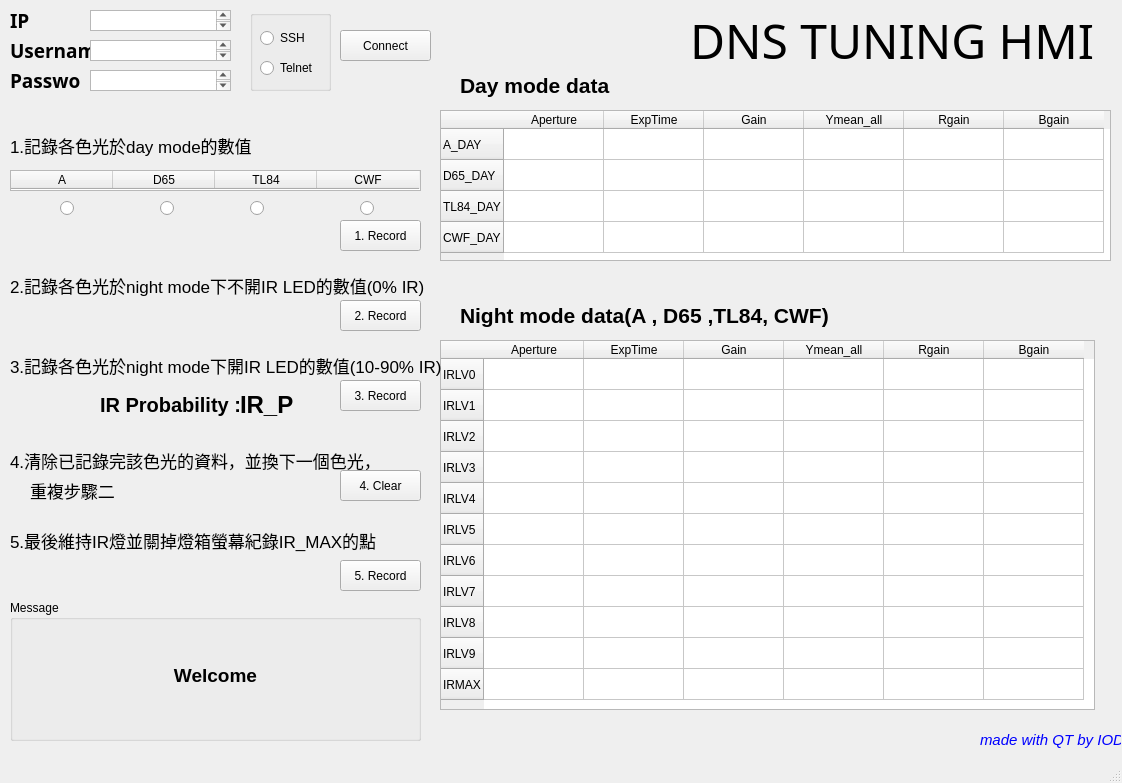
<?xml version="1.0" encoding="UTF-8"?>
<ui version="4.0">
 <class>MainWindow</class>
 <widget class="QMainWindow" name="MainWindow">
  <property name="geometry">
   <rect>
    <x>0</x>
    <y>0</y>
    <width>1122</width>
    <height>783</height>
   </rect>
  </property>
  <property name="windowTitle">
   <string>MainWindow</string>
  </property>
  <widget class="QWidget" name="centralwidget">
   <widget class="QPushButton" name="connectButton">
    <property name="geometry">
     <rect>
      <x>340</x>
      <y>30</y>
      <width>91</width>
      <height>31</height>
     </rect>
    </property>
    <property name="text">
     <string>Connect</string>
    </property>
   </widget>
   <widget class="QLabel" name="label">
    <property name="geometry">
     <rect>
      <x>10</x>
      <y>10</y>
      <width>31</width>
      <height>21</height>
     </rect>
    </property>
    <property name="font">
     <font>
      <family>Adobe Devanagari</family>
      <pointsize>14</pointsize>
      <weight>75</weight>
      <bold>true</bold>
     </font>
    </property>
    <property name="text">
     <string>IP </string>
    </property>
   </widget>
   <widget class="QTextEdit" name="ipEdit">
    <property name="geometry">
     <rect>
      <x>90</x>
      <y>10</y>
      <width>141</width>
      <height>21</height>
     </rect>
    </property>
    <property name="font">
     <font>
      <family>Agency FB</family>
      <pointsize>12</pointsize>
      <weight>75</weight>
      <bold>true</bold>
     </font>
    </property>
   </widget>
   <widget class="QLabel" name="label_2">
    <property name="geometry">
     <rect>
      <x>10</x>
      <y>130</y>
      <width>321</width>
      <height>31</height>
     </rect>
    </property>
    <property name="text">
     <string>&lt;html&gt;&lt;head/&gt;&lt;body&gt;&lt;p&gt;&lt;span style=&quot; font-size:13pt;&quot;&gt;1.記錄各色光於day mode的數值&lt;/span&gt;&lt;/p&gt;&lt;/body&gt;&lt;/html&gt;</string>
    </property>
   </widget>
   <widget class="QTableWidget" name="tableWidget">
    <property name="geometry">
     <rect>
      <x>10</x>
      <y>170</y>
      <width>411</width>
      <height>21</height>
     </rect>
    </property>
    <attribute name="horizontalHeaderDefaultSectionSize">
     <number>102</number>
    </attribute>
    <column>
     <property name="text">
      <string>A</string>
     </property>
    </column>
    <column>
     <property name="text">
      <string>D65</string>
     </property>
    </column>
    <column>
     <property name="text">
      <string>TL84</string>
     </property>
    </column>
    <column>
     <property name="text">
      <string>CWF</string>
     </property>
    </column>
   </widget>
   <widget class="QRadioButton" name="A_radioButton">
    <property name="geometry">
     <rect>
      <x>60</x>
      <y>200</y>
      <width>83</width>
      <height>16</height>
     </rect>
    </property>
    <property name="text">
     <string/>
    </property>
   </widget>
   <widget class="QRadioButton" name="D65_radioButton">
    <property name="geometry">
     <rect>
      <x>160</x>
      <y>200</y>
      <width>83</width>
      <height>16</height>
     </rect>
    </property>
    <property name="text">
     <string/>
    </property>
   </widget>
   <widget class="QRadioButton" name="TL84_radioButton">
    <property name="geometry">
     <rect>
      <x>250</x>
      <y>200</y>
      <width>83</width>
      <height>16</height>
     </rect>
    </property>
    <property name="text">
     <string/>
    </property>
   </widget>
   <widget class="QRadioButton" name="CWF_radioButton">
    <property name="geometry">
     <rect>
      <x>360</x>
      <y>200</y>
      <width>83</width>
      <height>16</height>
     </rect>
    </property>
    <property name="text">
     <string/>
    </property>
   </widget>
   <widget class="QTableWidget" name="tableWidget_2">
    <property name="geometry">
     <rect>
      <x>440</x>
      <y>110</y>
      <width>671</width>
      <height>151</height>
     </rect>
    </property>
    <attribute name="horizontalHeaderDefaultSectionSize">
     <number>100</number>
    </attribute>
    <attribute name="horizontalHeaderMinimumSectionSize">
     <number>25</number>
    </attribute>
    <attribute name="verticalHeaderDefaultSectionSize">
     <number>31</number>
    </attribute>
    <row>
     <property name="text">
      <string>A_DAY</string>
     </property>
    </row>
    <row>
     <property name="text">
      <string>D65_DAY</string>
     </property>
    </row>
    <row>
     <property name="text">
      <string>TL84_DAY</string>
     </property>
    </row>
    <row>
     <property name="text">
      <string>CWF_DAY</string>
     </property>
    </row>
    <column>
     <property name="text">
      <string>Aperture</string>
     </property>
    </column>
    <column>
     <property name="text">
      <string>ExpTime</string>
     </property>
    </column>
    <column>
     <property name="text">
      <string>Gain</string>
     </property>
    </column>
    <column>
     <property name="text">
      <string>Ymean_all</string>
     </property>
    </column>
    <column>
     <property name="text">
      <string>Rgain</string>
     </property>
    </column>
    <column>
     <property name="text">
      <string>Bgain</string>
     </property>
    </column>
   </widget>
   <widget class="QPushButton" name="Record_Day_Button">
    <property name="geometry">
     <rect>
      <x>340</x>
      <y>220</y>
      <width>81</width>
      <height>31</height>
     </rect>
    </property>
    <property name="text">
     <string>1. Record</string>
    </property>
   </widget>
   <widget class="QLabel" name="label_3">
    <property name="geometry">
     <rect>
      <x>460</x>
      <y>70</y>
      <width>321</width>
      <height>31</height>
     </rect>
    </property>
    <property name="text">
     <string>&lt;html&gt;&lt;head/&gt;&lt;body&gt;&lt;p&gt;&lt;span style=&quot; font-size:16pt; font-weight:600;&quot;&gt;Day mode data&lt;/span&gt;&lt;/p&gt;&lt;/body&gt;&lt;/html&gt;</string>
    </property>
   </widget>
   <widget class="QLabel" name="label_4">
    <property name="geometry">
     <rect>
      <x>10</x>
      <y>270</y>
      <width>431</width>
      <height>31</height>
     </rect>
    </property>
    <property name="text">
     <string>&lt;html&gt;&lt;head/&gt;&lt;body&gt;&lt;p&gt;&lt;span style=&quot; font-size:13pt;&quot;&gt;2.記錄各色光於night mode下不開IR LED的數值(0% IR)&lt;/span&gt;&lt;/p&gt;&lt;/body&gt;&lt;/html&gt;</string>
    </property>
   </widget>
   <widget class="QLabel" name="label_5">
    <property name="geometry">
     <rect>
      <x>460</x>
      <y>300</y>
      <width>391</width>
      <height>31</height>
     </rect>
    </property>
    <property name="text">
     <string>&lt;html&gt;&lt;head/&gt;&lt;body&gt;&lt;p&gt;&lt;span style=&quot; font-size:16pt; font-weight:600;&quot;&gt;Night mode data(A , D65 ,TL84, CWF)&lt;/span&gt;&lt;/p&gt;&lt;/body&gt;&lt;/html&gt;</string>
    </property>
   </widget>
   <widget class="QTableWidget" name="tableWidget_3">
    <property name="geometry">
     <rect>
      <x>440</x>
      <y>340</y>
      <width>655</width>
      <height>370</height>
     </rect>
    </property>
    <attribute name="horizontalHeaderDefaultSectionSize">
     <number>100</number>
    </attribute>
    <attribute name="horizontalHeaderMinimumSectionSize">
     <number>25</number>
    </attribute>
    <attribute name="verticalHeaderDefaultSectionSize">
     <number>31</number>
    </attribute>
    <row>
     <property name="text">
      <string>IRLV0</string>
     </property>
    </row>
    <row>
     <property name="text">
      <string>IRLV1</string>
     </property>
    </row>
    <row>
     <property name="text">
      <string>IRLV2</string>
     </property>
    </row>
    <row>
     <property name="text">
      <string>IRLV3</string>
     </property>
    </row>
    <row>
     <property name="text">
      <string>IRLV4</string>
     </property>
    </row>
    <row>
     <property name="text">
      <string>IRLV5</string>
     </property>
    </row>
    <row>
     <property name="text">
      <string>IRLV6</string>
     </property>
    </row>
    <row>
     <property name="text">
      <string>IRLV7</string>
     </property>
    </row>
    <row>
     <property name="text">
      <string>IRLV8</string>
     </property>
    </row>
    <row>
     <property name="text">
      <string>IRLV9</string>
     </property>
    </row>
    <row>
     <property name="text">
      <string>IRMAX</string>
     </property>
    </row>
    <column>
     <property name="text">
      <string>Aperture</string>
     </property>
    </column>
    <column>
     <property name="text">
      <string>ExpTime</string>
     </property>
    </column>
    <column>
     <property name="text">
      <string>Gain</string>
     </property>
    </column>
    <column>
     <property name="text">
      <string>Ymean_all</string>
     </property>
    </column>
    <column>
     <property name="text">
      <string>Rgain</string>
     </property>
    </column>
    <column>
     <property name="text">
      <string>Bgain</string>
     </property>
    </column>
   </widget>
   <widget class="QPushButton" name="Record_Night_Button_2">
    <property name="geometry">
     <rect>
      <x>340</x>
      <y>380</y>
      <width>81</width>
      <height>31</height>
     </rect>
    </property>
    <property name="text">
     <string>3. Record</string>
    </property>
   </widget>
   <widget class="QGroupBox" name="groupBox">
    <property name="geometry">
     <rect>
      <x>10</x>
      <y>600</y>
      <width>411</width>
      <height>141</height>
     </rect>
    </property>
    <property name="title">
     <string>Message</string>
    </property>
    <widget class="QLabel" name="label_message">
     <property name="geometry">
      <rect>
       <x>10</x>
       <y>60</y>
       <width>391</width>
       <height>31</height>
      </rect>
     </property>
     <property name="text">
      <string>&lt;html&gt;&lt;head/&gt;&lt;body&gt;&lt;p align=&quot;center&quot;&gt;&lt;span style=&quot; font-size:14pt; font-weight:600;&quot;&gt;Welcome&lt;/span&gt;&lt;/p&gt;&lt;/body&gt;&lt;/html&gt;</string>
     </property>
     <property name="textFormat">
      <enum>Qt::AutoText</enum>
     </property>
    </widget>
   </widget>
   <widget class="QLabel" name="IRP_label">
    <property name="geometry">
     <rect>
      <x>240</x>
      <y>380</y>
      <width>71</width>
      <height>51</height>
     </rect>
    </property>
    <property name="text">
     <string>&lt;html&gt;&lt;head/&gt;&lt;body&gt;&lt;p&gt;&lt;span style=&quot; font-size:18pt; font-weight:600;&quot;&gt;IR_P&lt;/span&gt;&lt;/p&gt;&lt;/body&gt;&lt;/html&gt;</string>
    </property>
   </widget>
   <widget class="QLabel" name="label_7">
    <property name="geometry">
     <rect>
      <x>10</x>
      <y>350</y>
      <width>431</width>
      <height>31</height>
     </rect>
    </property>
    <property name="text">
     <string>&lt;html&gt;&lt;head/&gt;&lt;body&gt;&lt;p&gt;&lt;span style=&quot; font-size:13pt;&quot;&gt;3.記錄各色光於night mode下開IR LED的數值(10-90% IR)&lt;/span&gt;&lt;/p&gt;&lt;/body&gt;&lt;/html&gt;</string>
    </property>
   </widget>
   <widget class="QPushButton" name="Record_Night_Button_0">
    <property name="geometry">
     <rect>
      <x>340</x>
      <y>300</y>
      <width>81</width>
      <height>31</height>
     </rect>
    </property>
    <property name="text">
     <string>2. Record</string>
    </property>
   </widget>
   <widget class="QLabel" name="label_6">
    <property name="geometry">
     <rect>
      <x>100</x>
      <y>390</y>
      <width>141</width>
      <height>31</height>
     </rect>
    </property>
    <property name="text">
     <string>&lt;html&gt;&lt;head/&gt;&lt;body&gt;&lt;p&gt;&lt;span style=&quot; font-size:15pt; font-weight:600;&quot;&gt;IR Probability : &lt;/span&gt;&lt;/p&gt;&lt;/body&gt;&lt;/html&gt;</string>
    </property>
   </widget>
   <widget class="QLabel" name="label_8">
    <property name="geometry">
     <rect>
      <x>10</x>
      <y>420</y>
      <width>391</width>
      <height>81</height>
     </rect>
    </property>
    <property name="text">
     <string>&lt;html&gt;&lt;head/&gt;&lt;body&gt;&lt;p&gt;&lt;span style=&quot; font-size:13pt;&quot;&gt;4.清除已記錄完該色光的資料，並換下一個色光，&lt;/span&gt;&lt;/p&gt;&lt;/body&gt;&lt;/html&gt;</string>
    </property>
   </widget>
   <widget class="QLabel" name="label_9">
    <property name="geometry">
     <rect>
      <x>30</x>
      <y>450</y>
      <width>391</width>
      <height>81</height>
     </rect>
    </property>
    <property name="text">
     <string>&lt;html&gt;&lt;head/&gt;&lt;body&gt;&lt;p&gt;&lt;span style=&quot; font-size:13pt;&quot;&gt;重複步驟二&lt;/span&gt;&lt;/p&gt;&lt;/body&gt;&lt;/html&gt;</string>
    </property>
   </widget>
   <widget class="QPushButton" name="Record_Night_Button_4">
    <property name="geometry">
     <rect>
      <x>340</x>
      <y>470</y>
      <width>81</width>
      <height>31</height>
     </rect>
    </property>
    <property name="text">
     <string>4. Clear</string>
    </property>
   </widget>
   <widget class="QLabel" name="label_10">
    <property name="geometry">
     <rect>
      <x>10</x>
      <y>500</y>
      <width>391</width>
      <height>81</height>
     </rect>
    </property>
    <property name="text">
     <string>&lt;html&gt;&lt;head/&gt;&lt;body&gt;&lt;p&gt;&lt;span style=&quot; font-size:13pt;&quot;&gt;5.最後維持IR燈並關掉燈箱螢幕紀錄IR_MAX的點&lt;/span&gt;&lt;/p&gt;&lt;/body&gt;&lt;/html&gt;</string>
    </property>
   </widget>
   <widget class="QPushButton" name="Record_Night_Button_5">
    <property name="geometry">
     <rect>
      <x>340</x>
      <y>560</y>
      <width>81</width>
      <height>31</height>
     </rect>
    </property>
    <property name="text">
     <string>5. Record</string>
    </property>
   </widget>
   <widget class="QLabel" name="label_11">
    <property name="geometry">
     <rect>
      <x>980</x>
      <y>730</y>
      <width>141</width>
      <height>21</height>
     </rect>
    </property>
    <property name="text">
     <string>&lt;html&gt;&lt;head/&gt;&lt;body&gt;&lt;p&gt;&lt;span style=&quot; font-size:11pt; font-style:italic; color:#0000ff;&quot;&gt;made with QT by IOD&lt;/span&gt;&lt;/p&gt;&lt;/body&gt;&lt;/html&gt;</string>
    </property>
   </widget>
   <widget class="QGroupBox" name="groupBox_2">
    <property name="geometry">
     <rect>
      <x>250</x>
      <y>10</y>
      <width>81</width>
      <height>81</height>
     </rect>
    </property>
    <property name="title">
     <string/>
    </property>
    <widget class="QRadioButton" name="radioButton_ssh">
     <property name="geometry">
      <rect>
       <x>10</x>
       <y>20</y>
       <width>83</width>
       <height>16</height>
      </rect>
     </property>
     <property name="text">
      <string>SSH</string>
     </property>
    </widget>
    <widget class="QRadioButton" name="radioButton_telnet">
     <property name="geometry">
      <rect>
       <x>10</x>
       <y>50</y>
       <width>83</width>
       <height>16</height>
      </rect>
     </property>
     <property name="text">
      <string>Telnet</string>
     </property>
     <property name="iconSize">
      <size>
       <width>16</width>
       <height>16</height>
      </size>
     </property>
    </widget>
   </widget>
   <widget class="QLabel" name="label_12">
    <property name="geometry">
     <rect>
      <x>10</x>
      <y>40</y>
      <width>81</width>
      <height>21</height>
     </rect>
    </property>
    <property name="font">
     <font>
      <family>Adobe Devanagari</family>
      <pointsize>14</pointsize>
      <weight>75</weight>
      <bold>true</bold>
     </font>
    </property>
    <property name="text">
     <string>Username</string>
    </property>
   </widget>
   <widget class="QLabel" name="label_13">
    <property name="geometry">
     <rect>
      <x>10</x>
      <y>70</y>
      <width>71</width>
      <height>21</height>
     </rect>
    </property>
    <property name="font">
     <font>
      <family>Adobe Devanagari</family>
      <pointsize>14</pointsize>
      <weight>75</weight>
      <bold>true</bold>
     </font>
    </property>
    <property name="text">
     <string>Password</string>
    </property>
   </widget>
   <widget class="QTextEdit" name="ipEdit_username">
    <property name="geometry">
     <rect>
      <x>90</x>
      <y>40</y>
      <width>141</width>
      <height>21</height>
     </rect>
    </property>
    <property name="font">
     <font>
      <family>Agency FB</family>
      <pointsize>12</pointsize>
      <weight>75</weight>
      <bold>true</bold>
     </font>
    </property>
   </widget>
   <widget class="QTextEdit" name="ipEdit_password">
    <property name="geometry">
     <rect>
      <x>90</x>
      <y>70</y>
      <width>141</width>
      <height>21</height>
     </rect>
    </property>
    <property name="font">
     <font>
      <family>Agency FB</family>
      <pointsize>12</pointsize>
      <weight>75</weight>
      <bold>true</bold>
     </font>
    </property>
   </widget>
   <widget class="QLabel" name="label_15">
    <property name="geometry">
     <rect>
      <x>690</x>
      <y>0</y>
      <width>421</width>
      <height>81</height>
     </rect>
    </property>
    <property name="font">
     <font>
      <family>Bradley Hand ITC</family>
      <pointsize>36</pointsize>
      <weight>50</weight>
      <bold>false</bold>
     </font>
    </property>
    <property name="text">
     <string>DNS TUNING HMI</string>
    </property>
   </widget>
  </widget>
  <widget class="QMenuBar" name="menubar">
   <property name="geometry">
    <rect>
     <x>0</x>
     <y>0</y>
     <width>1122</width>
     <height>21</height>
    </rect>
   </property>
  </widget>
  <widget class="QStatusBar" name="statusbar"/>
 </widget>
 <resources/>
 <connections/>
</ui>
